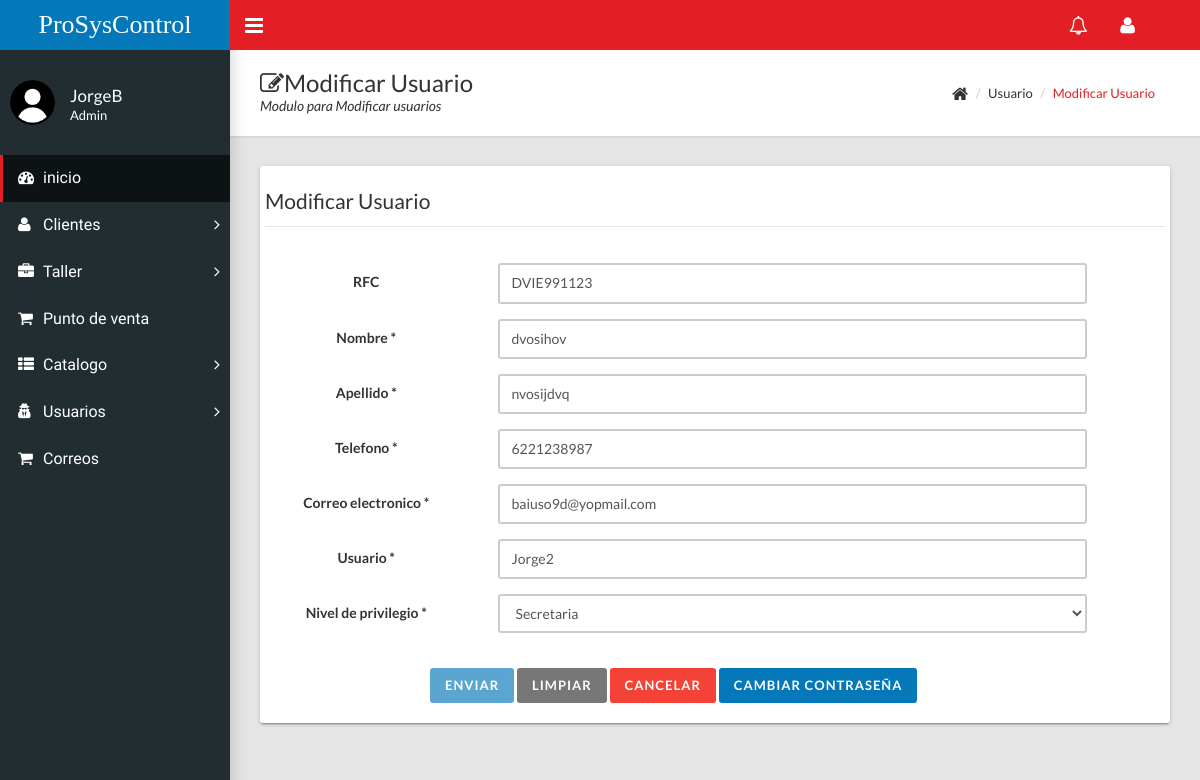
The page /home.php?c=usuario&a=FormCrear&id=3 (signed in) on the database as committed earlier.
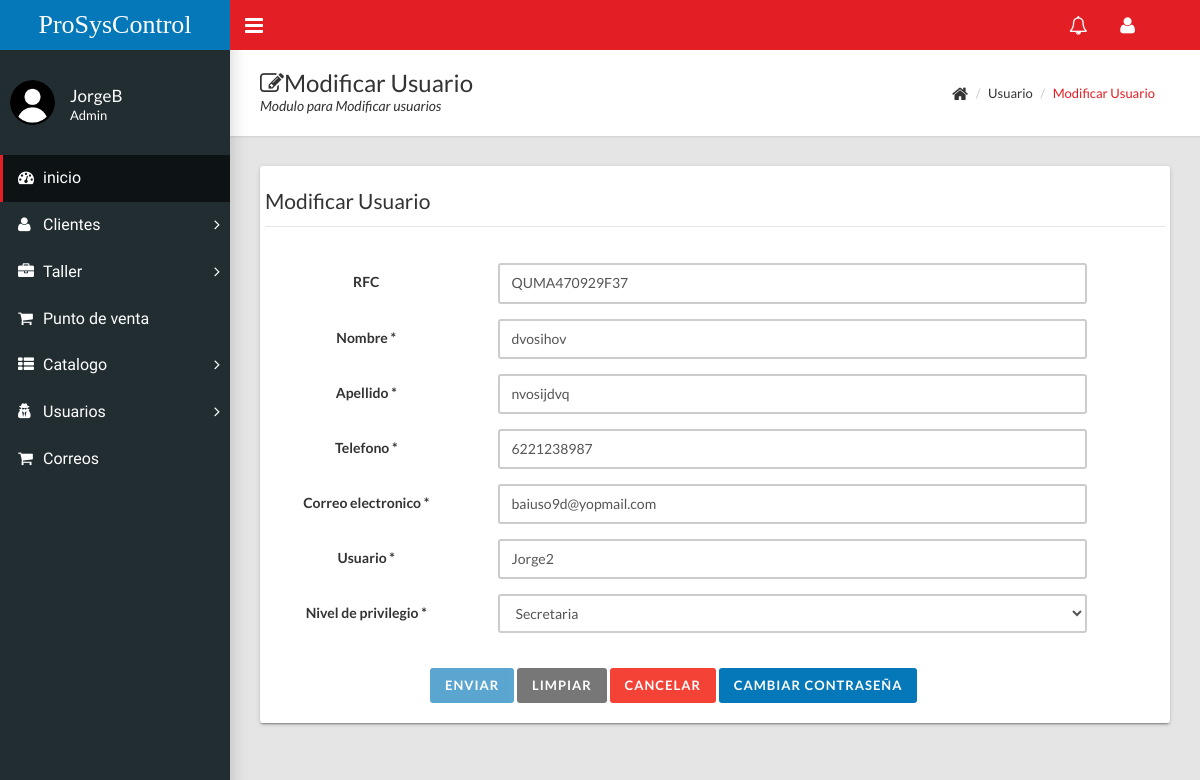
The same page on the database as committed later.
### tables this page shows
CREATE TABLE `usuario` (
  `id` int(11) NOT NULL,
  `rfc` varchar(20) NOT NULL,
  `nombre` varchar(50) NOT NULL,
  `apellido` varchar(50) NOT NULL,
  `telefono` varchar(20) NOT NULL,
  `email` varchar(70) NOT NULL,
  `user` varchar(35) NOT NULL,
  `contrasenia` varchar(70) NOT NULL,
  `privilegio` varchar(1) NOT NULL
);

### controladores/usuario.controlador.php (called while the page is built, shortened)
<?php
require_once "modelos/usuario.php";
class UsuarioControlador{
    private $modeloUsuario;
    public function __CONSTRUCT(){
        $this->modeloUsuario = new Usuario;
    }
    public function FormCrear(){
        $titulo="Registrar";
        $usuarioSQL = new Usuario();
        if(isset($_GET['id'])){
            $usuarioSQL=$this->modeloUsuario->Obtener($_GET['id']);
            $titulo = "Modificar";
        }
        require_once "vistas/encabezado.php";
        require_once "vistas/usuario/crear_Usuario.php";
        require_once "vistas/pie.php";
    }
}

### modelos/database.php (called while the page is built, shortened)
<?php
class Database{
    public static function Conectar(){
        try{
            $conexion = new PDO("mysql:host=".self::servidor.";dbname=".self::nombrebd.";charset=utf8", self::usuariobd,
            self::clave);
            $conexion -> setAttribute(PDO::ATTR_ERRMODE, PDO::ERRMODE_EXCEPTION);
            return $conexion;
        }catch(PDOException $e){
            return "Fallo " .$e->getMessage();
        }
    }
}

### modelos/usuario.php (called while the page is built, shortened)
<?php
class Usuario{
    private $pdo;
    private $id;
    private $rfc;
    private $nombre;
    private $apellido;
    private $telefono;
    private $email;
    private $user;
    private $privilegio;
    public function __CONSTRUCT(){
        $this->pdo = Database::Conectar();
    }
    public function getId() : ?int{
        return $this->id;
    }
    public function setId(int $id){
        $this->id = $id;
    }
    public function getRfc() : ?string{
        return $this->rfc;
    }
    public function setRfc(string $rfc){
        $this->rfc = $rfc;
    }
    public function getNombre() : ? string{
        return $this->nombre;
    }
    public function setNombre(string $nombre){
        $this->nombre = $nombre;
    }
    public function getApellido() : ? string{
        return $this->apellido;
    }
    public function setApellido(string $apellido){
        $this->apellido = $apellido;
    }
    public function getTelefono() : ? string{
        return $this->telefono;
    }
    public function setTelefono(string $telefono){
        $this->telefono = $telefono;
    }
    public function getEmail() : ?string{
        return $this->email;
    }
    public function setEmail(string $email){
        $this->email = $email;
    }
    public function getUser() : ?string{
        return $this->user;
    }
    public function setUser(string $user){
        $this->user = $user;
    }
    public function getPrivilegio() : ?int{
        return $this->privilegio;
    }
    public function setPrivilegio(int $privilegio){
        $this->privilegio = $privilegio;
    }
    public function Obtener($nombre){
        try{
            $consulta = $this ->pdo ->prepare("SELECT * FROM usuario WHERE id=?;");
            $consulta->execute(array($nombre));
            $reUsuario=$consulta->fetch(PDO::FETCH_OBJ);
            $usuarioSQL=new Usuario();
            $usuarioSQL->setId($reUsuario->id);
            $usuarioSQL->setRfc($reUsuario->rfc);
            $usuarioSQL->setNombre($reUsuario->nombre);
            $usuarioSQL->setApellido($reUsuario->apellido);
            $usuarioSQL->setTelefono($reUsuario->telefono);
            $usuarioSQL->setEmail($reUsuario->email);
            $usuarioSQL->setUser($reUsuario->user);
            $usuarioSQL->setContrasenia($reUsuario->contrasenia);
            $usuarioSQL->setPrivilegio($reUsuario->privilegio);
            return $usuarioSQL;
        }catch(Exception $excepcion){
            die($excepcion->getMessage());
        }
    }
}

### vistas/usuario/crear_Usuario.php (the view, shortened to what the changed rows need)
<div class="content-wrapper">
  <div class="page-title">
    <div>
      <h1><i class="fa fa-edit"></i><?= $titulo ?> Usuario</h1>
    </div>
  </div>
  <div class="row">
    <div class="col-md-12">
      <div class="card">
        <div class="row">
          <div class="well bs-component">
            <?php
            $regex = new Regex;
            $actualizandoBandera = ($usuarioSQL->getId())!=null ;
            if ($_SESSION['tipoUsuario'] != 'Admin' || !isset($_SESSION['tipoUsuario'])) {
              include("page-error.php");
              $regex->sweet_alerts("Modulo no permitido");
            } else {
              $tipoUsuarioDefecto = $usuarioSQL->getPrivilegio();
            ?>
              <form class="form-horizontal" method="POST" action="?c=usuario&a=Guardar">
                <legend><?= $titulo ?> Usuario</legend>
                <div class="form-group">
                  <div class="col-md-8">
                  </div>
                </div>
                <div class="form-group">
                  <label class="control-label col-md-3" for="Rfc">RFC</label>
                  <div class="col-md-8">
                    <input class="form-control" name="rfc" id="rfc" type="text" placeholder="RFC" value="<?= $usuarioSQL->getRfc() ?>" onkeyup="mayus(this); handleSubmit();"" maxlength=" 13" min="1" onkeypress="return ((event.charCode >= 65 && event.charCode <= 90) || (event.charCode >= 48 && event.charCode <= 57) || (event.charCode >= 97 && event.charCode <= 122))" />
                  </div>
                </div>
                <div class="form-group">
                  <label class="control-label col-md-3" for="Nombre">Nombre *</label>
                  <div class="col-md-8">
                    <input class="form-control" name="nombre" id="nombre" type="text" placeholder="Nombre" value="<?= $usuarioSQL->getNombre() ?>" onkeyup="mayus(this); handleSubmit();" maxlength="20" min="1" onkeypress="return ((event.charCode >= 65 && event.charCode <= 90) || (event.charCode == 32) || (event.charCode >= 97 && event.charCode <= 122))" />
                  </div>
                </div>
                <div class="form-group">
                  <label class="control-label col-md-3" for="Apellido">Apellido *</label>
                  <div class="col-md-8">
                    <input class="form-control" name="apellido" id="apellido" type="text" placeholder="Apellido" value="<?= $usuarioSQL->getApellido() ?>" onkeyup="mayus(this); handleSubmit();" maxlength="50" min="1" onkeypress="return ((event.charCode >= 65 && event.charCode <= 90) || (event.charCode == 32) || (event.charCode >= 97 && event.charCode <= 122))" />
                  </div>
                </div>
                <div class="form-group">
                  <label class="control-label col-md-3" for="Telefono">Telefono *</label>
                  <div class="col-md-8">
                    <input class="form-control" name="telefono" id="telefono" type="text" placeholder="Telefono" value="<?= $usuarioSQL->getTelefono() ?>" onkeyup="handleSubmit()" maxlength="10" min="1" onkeypress="return ((event.charCode >= 48 && event.charCode <= 57))" />
                  </div>
                </div>
                <div class="form-group">
                  <label class="control-label col-md-3" for="Email">Correo electronico *</label>
                  <div class="col-md-8">
                    <input class="form-control" name="email" id="correo" type="text" placeholder="email" value="<?= $usuarioSQL->getEmail() ?>" onkeyup="minus(this); handleSubmit();" />
                  </div>
                </div>
                <div class="form-group">
                  <label class="control-label col-md-3" for="User">Usuario *</label>
                  <div class="col-md-8">
                    <input class="form-control" name="user" id="usuario" type="text" placeholder="Usuario" value="<?= $usuarioSQL->getUser() ?>" onkeyup="mayus(this); handleSubmit();" maxlength="20" min="1" onkeypress="return ((event.charCode >= 65 && event.charCode <= 90) || (event.charCode == 32) || (event.charCode >= 97 && event.charCode <= 122) || (event.charCode >= 48 && event.charCode <= 57))" />
                  </div>
                </div>
                <div class="form-group">
                  <label class="control-label col-md-3" for="Privilegio">Nivel de privilegio *</label>
                  <div class="col-md-8">
                    <select class="form-control" name="privilegio" id="nivelprivilegio" onchange="handleSubmit()">
                      <option value="3" <?php if ($tipoUsuarioDefecto == "3") { ?> selected="true" <?php } ?>>Secretaria</option>
                    </select>
                    <br>
                  </div>
                </div>
                <div class="col-lg-10 col-lg-offset-2">
                  <button class="btn btn-primary" type="submit" id="submitButton" disabled>Enviar</button>
                  <button class="btn btn-default" type="reset" onclick="handleBloquearSubmit()">Limpiar</button>
                  <button class="btn btn-danger" type="button" onclick="handleCancelar()">Cancelar</button>
                  <?php if($actualizandoBandera){ ?>
                  <button class="btn btn-primary" type="button" onclick="handleCambiarContraseña('<?= $usuarioSQL->getId() ?>')">Cambiar contraseña</button>
                  <?php } ?>
                </div>
              <?php } ?>
          </div>
        </div>
      </div>
    </div>

Rows that differ between the two databases and show on the page:
changed usuario "dvosihov": rfc "DVIE991123" → "QUMA470929F37"
